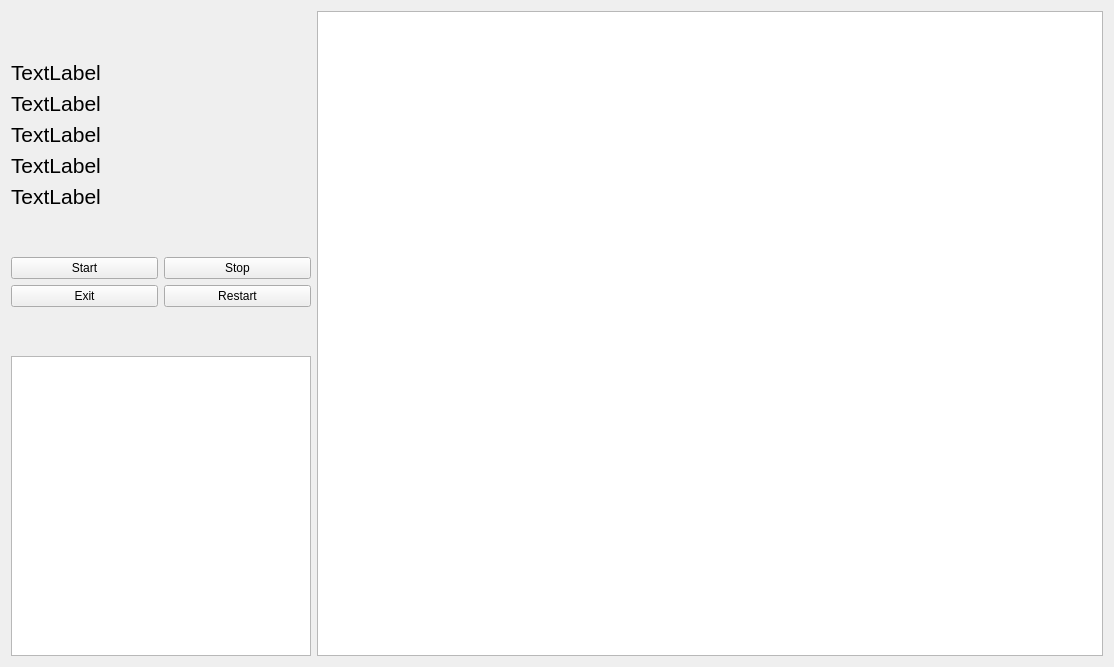
<?xml version="1.0" encoding="UTF-8"?>
<ui version="4.0">
 <class>Widgetui</class>
 <widget class="QWidget" name="Widgetui">
  <property name="geometry">
   <rect>
    <x>0</x>
    <y>0</y>
    <width>1114</width>
    <height>667</height>
   </rect>
  </property>
  <property name="windowTitle">
   <string>Form</string>
  </property>
  <layout class="QGridLayout" name="gridLayout">
   <item row="0" column="0" colspan="2">
    <spacer name="verticalSpacer_2">
     <property name="orientation">
      <enum>Qt::Vertical</enum>
     </property>
     <property name="sizeHint" stdset="0">
      <size>
       <width>20</width>
       <height>40</height>
      </size>
     </property>
    </spacer>
   </item>
   <item row="1" column="0" colspan="2">
    <widget class="QLabel" name="label_Ar">
     <property name="font">
      <font>
       <pointsize>16</pointsize>
      </font>
     </property>
     <property name="text">
      <string>TextLabel</string>
     </property>
    </widget>
   </item>
   <item row="2" column="0" colspan="2">
    <widget class="QLabel" name="label_delta">
     <property name="font">
      <font>
       <pointsize>16</pointsize>
      </font>
     </property>
     <property name="text">
      <string>TextLabel</string>
     </property>
    </widget>
   </item>
   <item row="3" column="0" colspan="2">
    <widget class="QLabel" name="label_L">
     <property name="font">
      <font>
       <pointsize>16</pointsize>
      </font>
     </property>
     <property name="text">
      <string>TextLabel</string>
     </property>
    </widget>
   </item>
   <item row="4" column="0" colspan="2">
    <widget class="QLabel" name="label_h">
     <property name="font">
      <font>
       <pointsize>16</pointsize>
      </font>
     </property>
     <property name="text">
      <string>TextLabel</string>
     </property>
    </widget>
   </item>
   <item row="5" column="0" colspan="2">
    <widget class="QLabel" name="label_Ne">
     <property name="font">
      <font>
       <pointsize>16</pointsize>
      </font>
     </property>
     <property name="text">
      <string>TextLabel</string>
     </property>
    </widget>
   </item>
   <item row="6" column="0" colspan="2">
    <spacer name="verticalSpacer_3">
     <property name="orientation">
      <enum>Qt::Vertical</enum>
     </property>
     <property name="sizeHint" stdset="0">
      <size>
       <width>20</width>
       <height>40</height>
      </size>
     </property>
    </spacer>
   </item>
   <item row="7" column="0">
    <widget class="QPushButton" name="pushButton_Start">
     <property name="text">
      <string>Start</string>
     </property>
    </widget>
   </item>
   <item row="7" column="1">
    <widget class="QPushButton" name="pushButton_Stop">
     <property name="text">
      <string>Stop</string>
     </property>
    </widget>
   </item>
   <item row="8" column="0">
    <widget class="QPushButton" name="pushButton_Exit">
     <property name="sizePolicy">
      <sizepolicy hsizetype="Minimum" vsizetype="Fixed">
       <horstretch>0</horstretch>
       <verstretch>0</verstretch>
      </sizepolicy>
     </property>
     <property name="text">
      <string>Exit</string>
     </property>
    </widget>
   </item>
   <item row="8" column="1">
    <widget class="QPushButton" name="pushButton_Restart">
     <property name="sizePolicy">
      <sizepolicy hsizetype="Minimum" vsizetype="Fixed">
       <horstretch>0</horstretch>
       <verstretch>0</verstretch>
      </sizepolicy>
     </property>
     <property name="text">
      <string>Restart</string>
     </property>
    </widget>
   </item>
   <item row="9" column="0" colspan="2">
    <spacer name="verticalSpacer">
     <property name="orientation">
      <enum>Qt::Vertical</enum>
     </property>
     <property name="sizeHint" stdset="0">
      <size>
       <width>20</width>
       <height>40</height>
      </size>
     </property>
    </spacer>
   </item>
   <item row="10" column="0" colspan="2">
    <widget class="QChartView" name="effView">
     <property name="minimumSize">
      <size>
       <width>300</width>
       <height>300</height>
      </size>
     </property>
    </widget>
   </item>
   <item row="0" column="2" rowspan="11">
    <widget class="QChartView" name="psView">
     <property name="sizePolicy">
      <sizepolicy hsizetype="Expanding" vsizetype="Expanding">
       <horstretch>1</horstretch>
       <verstretch>0</verstretch>
      </sizepolicy>
     </property>
     <property name="minimumSize">
      <size>
       <width>300</width>
       <height>300</height>
      </size>
     </property>
    </widget>
   </item>
  </layout>
 </widget>
 <customwidgets>
  <customwidget>
   <class>QChartView</class>
   <extends>QGraphicsView</extends>
   <header>QCharts</header>
  </customwidget>
 </customwidgets>
 <resources/>
 <connections/>
</ui>
